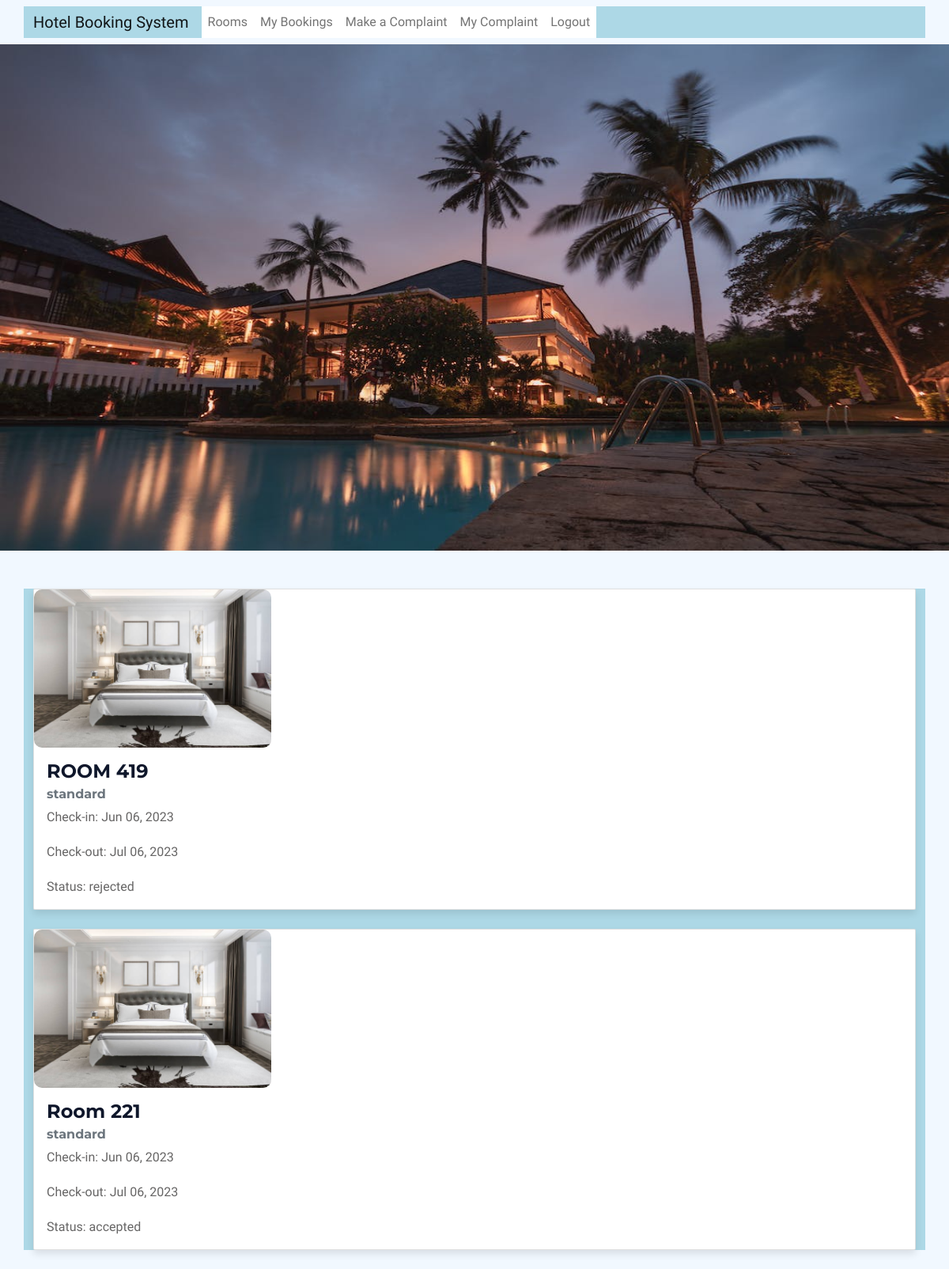
The app's page /booking/ (signed in), older data.
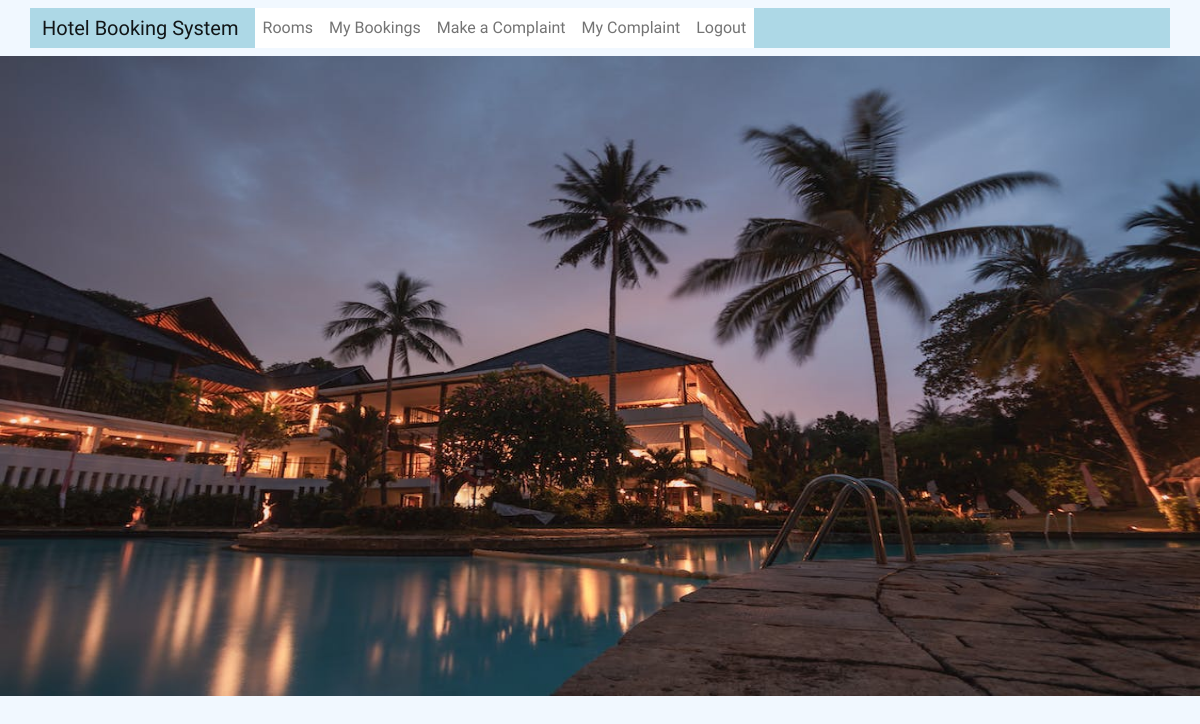
The same page, newer data.
### bookings/models.py (models this page shows, shortened)
class Booking(models.Model):
    user = models.ForeignKey(settings.AUTH_USER_MODEL, on_delete=models.CASCADE)
    admin_user= models.ForeignKey(settings.AUTH_USER_MODEL, on_delete=models.CASCADE, related_name='bookings_admin', default=3)
    room = models.ForeignKey(Room, on_delete=models.CASCADE)
    check_in = models.DateField()
    check_out = models.DateField()
    created_at = models.DateTimeField(auto_now_add=True)
    updated_at = models.DateTimeField(auto_now=True)
    status_choices = [
        ('pending', 'Pending'),
        ('accepted', 'Accepted'),
        ('rejected', 'Rejected'),
    ]
    status = models.CharField(max_length=10, choices=status_choices, default='pending')
    number_of_guests = models.PositiveIntegerField()
    customer_email = models.EmailField(max_length=255)
    customer_name =  models.CharField(max_length=100, default='')

class Room(models.Model):
    ROOM_TYPE_CHOICES = (
        ('standard', 'Standard'),
        ('deluxe', 'Deluxe'),
        ('suite', 'Suite'),
    )
    user = models.ForeignKey(settings.AUTH_USER_MODEL, on_delete=models.CASCADE)
    admin_user= models.ForeignKey(settings.AUTH_USER_MODEL, on_delete=models.CASCADE, related_name='room_admin', default=3)
    name = models.CharField(max_length=100)
    room_type = models.CharField(max_length=10, choices=ROOM_TYPE_CHOICES, default='standard')
    room_number = models.PositiveIntegerField(unique=True)
    description = models.TextField(blank=True)
    price = models.DecimalField(max_digits=8, decimal_places=2)
    image = models.ImageField(upload_to='rooms', blank=True)
    available = models.BooleanField(default=True)
    created_at = models.DateTimeField(auto_now_add=True)
    updated_at = models.DateTimeField(auto_now=True)

### bookings/views.py (the view)
# urls.py: path('booking/', views.booking_detail, name='booking_detail'),
@login_required
def booking_detail(request):
    bookings = Booking.objects.filter(user=request.user)
    return render(request, 'booking_detail.html', {'bookings': bookings})

### bookings/templates/booking_detail.html
{% extends 'base.html' %}
{% block content %}
{% for booking in bookings %}
<div class="card my-4">
  <img class="card-img-top" src="{{ booking.room.image.url }}" alt="{{ booking.room.name }}" style="max-width: 300px;">
  <div class="card-body">
    <h4 class="card-title">{{ booking.room.name }}</h4>
    <h6 class="card-subtitle mb-2 text-muted">{{ booking.room.room_type }}</h6>
    <p class="card-text">Check-in: {{ booking.check_in|date:"M d, Y" }}</p>
    <p class="card-text">Check-out: {{ booking.check_out|date:"M d, Y" }}</p>
    <p class="card-text">Status: {{ booking.status }}</p>
  </div>
</div>
{% endfor %}
{% endblock %}

Row changes from the older to the newer data that the page shows:
removed Booking: room.image (picture), room.name "ROOM 419", room.room_type "standard", check_in "Jun 06, 2023", check_out "Jul 06, 2023", status "rejected"
removed Booking: room.image (picture), room.name "Room 221", room.room_type "standard", check_in "Jun 06, 2023", check_out "Jul 06, 2023", status "accepted"
